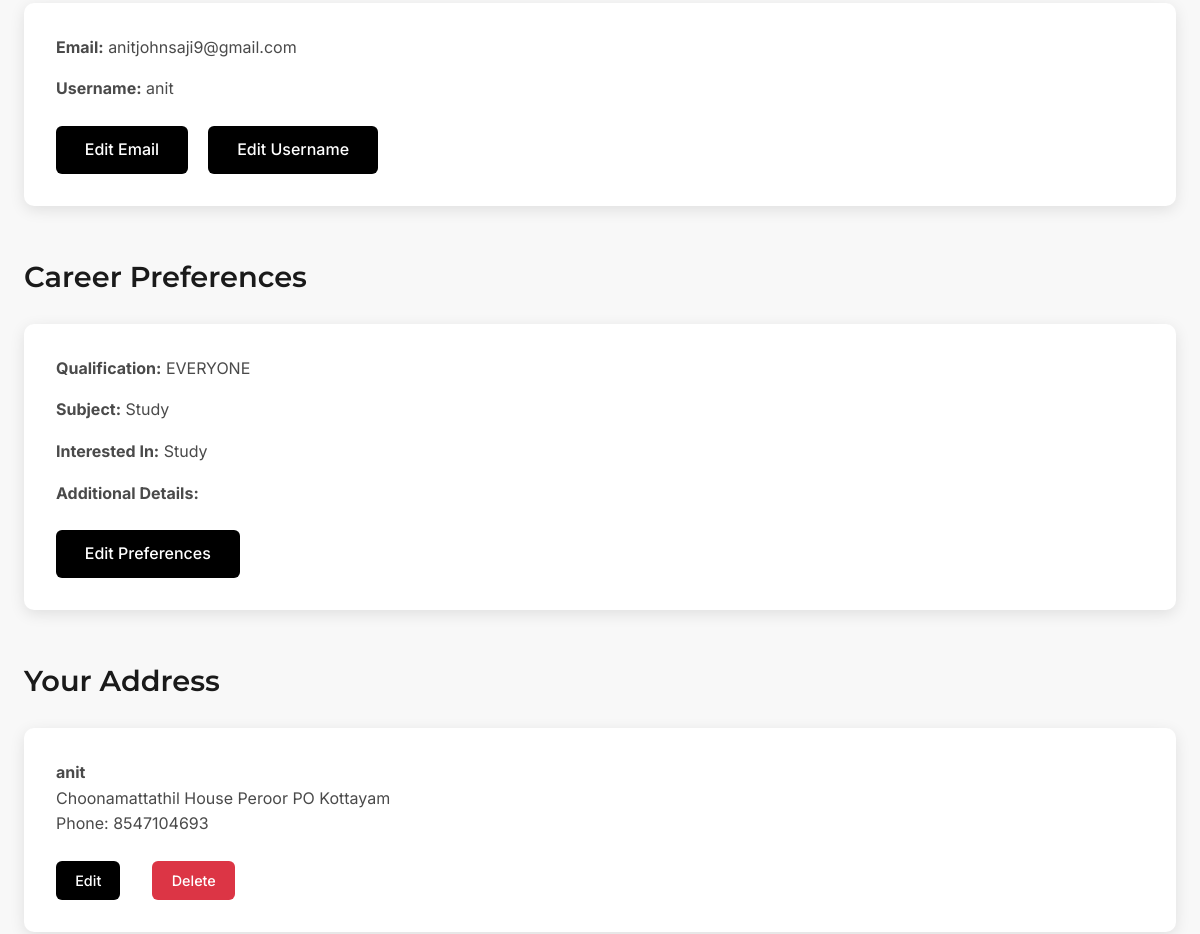
/profile/ (signed in, middle part), run on an earlier commit of the app's database.
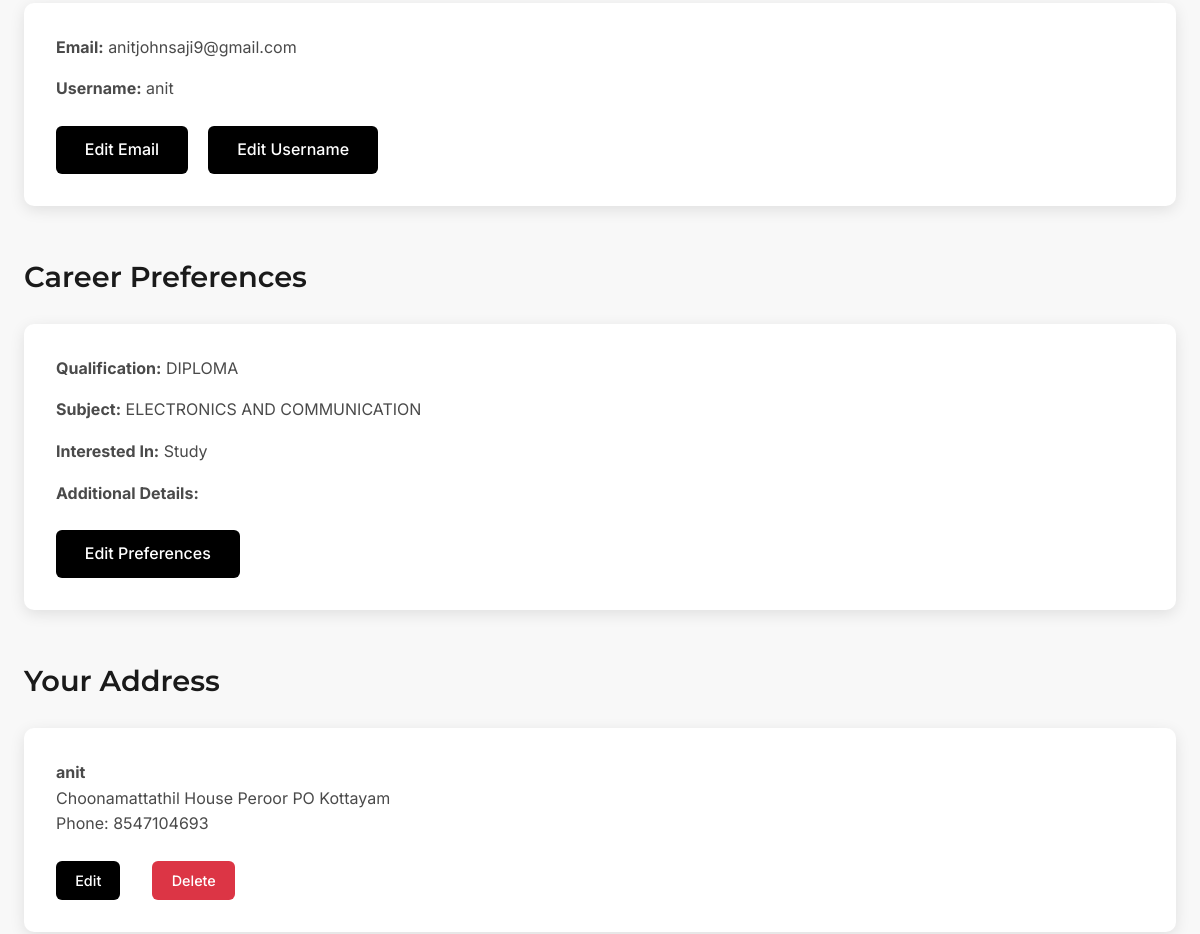
And on a later commit of the database.
### project_app/models.py (models this page shows, shortened)
class UserCareerFilter(models.Model):
    user = models.OneToOneField(User, on_delete=models.CASCADE)
    qualification = models.ForeignKey(Qualification, on_delete=models.SET_NULL, null=True)
    subject = models.ForeignKey(Subject, on_delete=models.SET_NULL, null=True)
    interested = models.CharField(max_length=20, choices=Career.INTERESTED_CHOICES)
    details = models.TextField(blank=True)

class Qualification(models.Model):
    name=models.CharField(max_length=50)

class Subject(models.Model):
    qualification = models.ForeignKey(Qualification, on_delete=models.CASCADE)
    name = models.CharField(max_length=50)

### project_app/views.py (the view)
# urls.py: path('profile/', views.profile_view, name='profile'),
@login_required
def profile_view(request):
    user_career_filter = UserCareerFilter.objects.filter(user=request.user).first()
    address = Address.objects.filter(user=request.user).first()
    context = {
        'address': address,  # Pass a single address instead of a queryset
        'email': request.user.email,
        'user_career_filter': user_career_filter,
    }
    return render(request, 'profile.html', context)

### templates/profile.html (shortened to what this page needs)
{% load static %}
<!DOCTYPE html>
<html lang="en">
<head>
    <link rel="stylesheet" href="{% static 'css/profile.css' %}">
    <link rel="stylesheet" href="https://cdnjs.cloudflare.com/ajax/libs/font-awesome/4.7.0/css/font-awesome.min.css">
</head>
<body>
    <div class="container profile-container">
        <br><br>
        <div class="profile-section">
            <div class="profile-card">
                <p><strong>Email:</strong> {{ email }}</p>
                <p><strong>Username:</strong> {{ request.user.username }}</p>
                <a href="{% url 'edit_email' %}" class="btn">Edit Email</a>
                <a href="{% url 'edit_username' %}" class="btn">Edit Username</a>
            </div>
        </div>
        <div class="profile-section">
            <h2>Career Preferences</h2>
            <div class="profile-card">
                {% if user_career_filter %}
                <p><strong>Qualification:</strong> {{ user_career_filter.qualification.name }}</p>
                <p><strong>Subject:</strong> {{ user_career_filter.subject.name }}</p>
                <p><strong>Interested In:</strong> {{ user_career_filter.interested }}</p>
                <p><strong>Additional Details:</strong> {{ user_career_filter.details }}</p>
                <a href="{% url 'userform' %}" class="btn">Edit Preferences</a>
                {% else %}
                <p>No career preferences set yet. Get started to unlock personalized recommendations!</p>
                <a href="{% url 'userform' %}" class="btn">Set Preferences</a>
                {% endif %}
            </div>
        </div>
        <div class="profile-section">
            <h2>Your Address</h2>
            <div class="address-grid">
                {% if address %}
                <div class="address-card">
                    <p><strong>{{ address.name }}</strong><br>
                        {{ address.address }}<br>
                        Phone: {{ address.phone }}</p>
                    <div class="address-actions">
                        <a href="{% url 'edit_address' address.id %}" class="btn small">Edit</a>
                        <a href="{% url 'delete_address' address.id %}" class="btn small delete">Delete</a>
                    </div>
                </div>
                {% else %}
                <p class="empty-message">No address saved yet. Add one to get started.</p>
                <a href="{% url 'add_address' %}" class="btn">Add Address</a>
                {% endif %}
            </div>
        </div>
    </div>
</body>
</html>

What changed in the data, as far as the page shows it:
changed UserCareerFilter "Study": qualification.name "EVERYONE" → "DIPLOMA"; subject.name "Study" → "ELECTRONICS AND COMMUNICATION"
